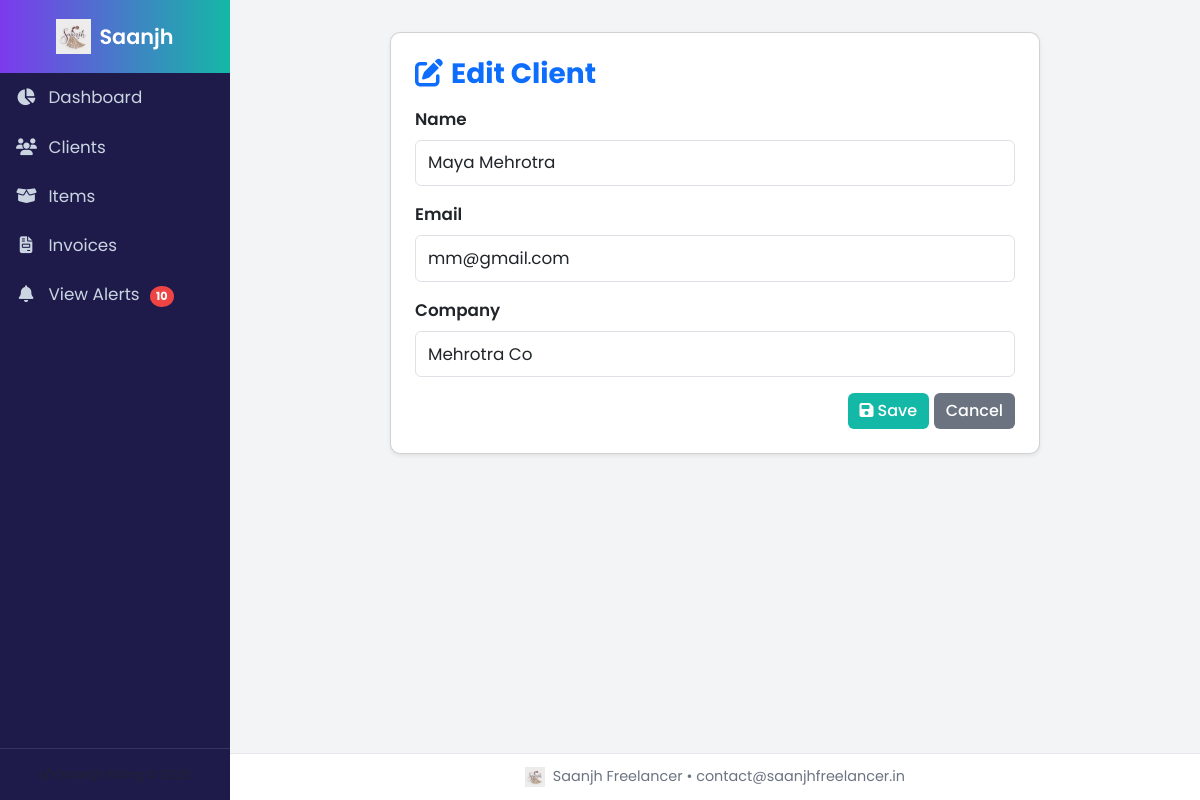
/clients/edit/2, run on the app's committed database.
### tables this page shows
CREATE TABLE clients(
        id INTEGER PRIMARY KEY AUTOINCREMENT,
        name TEXT,
        email TEXT,
        company TEXT
    );

### freelancer-invoice-app/app.py (the view)
@app.route('/clients/edit/<int:id>', methods=['GET','POST'])
def edit_client(id):
    conn = connect()
    if request.method == 'POST':
        conn.execute("UPDATE clients SET name=?,email=?,company=? WHERE id=?",
                     (request.form['name'], request.form['email'], request.form['company'], id))
        conn.commit(); conn.close()
        return redirect(url_for('clients'))
    data = conn.execute("SELECT * FROM clients WHERE id=?", (id,)).fetchone()
    conn.close()
    return render_template("form_generic.html", title="Edit Client", client=data, fields=["name","email","company"])

### freelancer-invoice-app/app.py (called while the page is built)
def connect():
    conn = sqlite3.connect(DB)
    conn.row_factory = sqlite3.Row
    return conn

### freelancer-invoice-app/templates/form_generic.html
{% extends 'base.html' %}
{% block content %}
<div class="card shadow-sm p-4 mx-auto" style="max-width:650px;">
  <h3 class="fw-bold text-primary mb-3">
    <i class="fa-solid fa-pen-to-square me-2"></i>{{ title }}
  </h3>
  <form method="post">
    {% for f in fields %}
      <div class="mb-3">
        <label class="form-label text-capitalize">{{ f }}</label>
        <input type="text" name="{{ f }}" class="form-control"
               value="{{ client[f] if client else item[f] if item else '' }}"
               required>
      </div>
    {% endfor %}
    <div class="text-end">
      <button type="submit" class="btn btn-success">
        <i class="fa-solid fa-save me-1"></i>Save
      </button>
      <a href="javascript:history.back()" class="btn btn-secondary">Cancel</a>
    </div>
  </form>
</div>
{% endblock %}

### freelancer-invoice-app/static/style.css (style rules this page uses)
:root { --saanjh-purple: #7c3aed; --saanjh-teal: #14b8a6; --saanjh-bg: #f8fafc; --saanjh-text: #1f2937; }
body { font-family: 'Poppins', sans-serif; font-size: 1.05rem; background-color: var(--saanjh-bg); color: var(--saanjh-text); scroll-behavior: smooth; }
.card { border-radius: 10px; transition: all 0.25s ease-in-out; }
.btn { transition: all 0.25s ease; font-weight: 500; }
.btn-success { background-color: var(--saanjh-teal); border: none; }
.btn-secondary { background-color: #6b7280; border: none; }
.form-control, .form-select { font-size: 1.05rem; padding: 0.6rem 0.75rem; border-radius: 6px; }
.form-label { font-weight: 600; }

### freelancer-invoice-app/templates/base.html (style rules this page uses)
:root { --saanjh-purple:#7c3aed; --saanjh-teal:#14b8a6; --sidebar-bg:#1e1b4b; }
body { font-family:'Poppins',sans-serif; background:#f3f4f6; overflow-x:hidden; min-height:100vh; display:flex; }

### data on the page
clients: name "Maya Mehrotra" "mm@gmail.com" "Mehrotra Co"

### other printed values
{{ title }} "Edit Client"
{{ f }} "Name" "Email" "Company"
{{ config['BUSINESS_NAME'] }} "Saanjh Freelancer"
{{ config['BUSINESS_EMAIL'] }} "contact@saanjhfreelancer.in"
